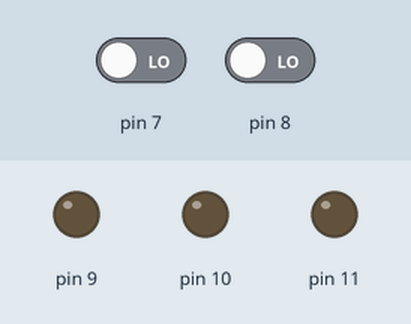
The sketch below on a simulated Arduino Uno, built with avr-gcc and run on an emulated ATmega328P. Parts: output pins drawn as LEDs (lit = HIGH). The inputs (shaded band) are chosen by the test bench; at power-on: pin 7 LOW, pin 8 LOW.

Above: at 1.2 s.
1.3 s: pin 7 driven HIGH
At 2.1 s:
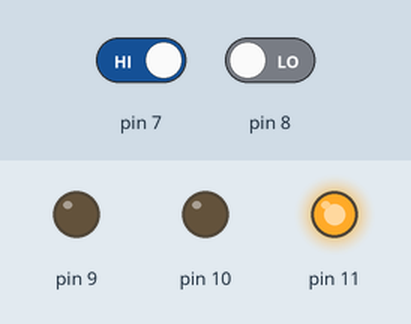
2.8 s: pin 7 driven LOW and pin 8 driven HIGH
At 3.3 s:
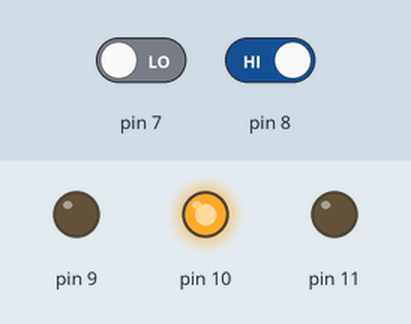
Timing chart, 0 to 5.8 s (numbered marks = the images above; inputs shaded):
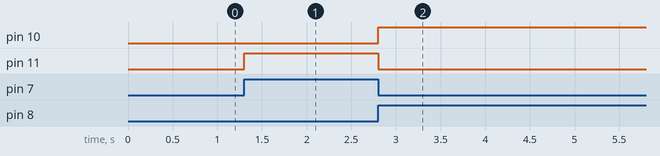

The sketch:

eunwoo_s_aduino_test.ino
```cpp
void setup() {
  pinMode(9,OUTPUT);
  pinMode(10,OUTPUT);
  pinMode(11,OUTPUT);
  pinMode(7,INPUT);
  pinMode(8,INPUT);
  Serial.begin(9600);
}

void loop() {
  if(digitalRead(7) == HIGH)
  {
    digitalWrite(11,HIGH);
    digitalWrite(10,LOW);
  }
  else if(digitalRead(8) == HIGH)
  {
    digitalWrite(10,HIGH);
    digitalWrite(11,LOW);
  }

}
```

Measured:
- after the input at 1.3 s, pin 11: LOW → HIGH at once
- after the input at 2.8 s, pin 10: LOW → HIGH at once; pin 11: HIGH → LOW at once
